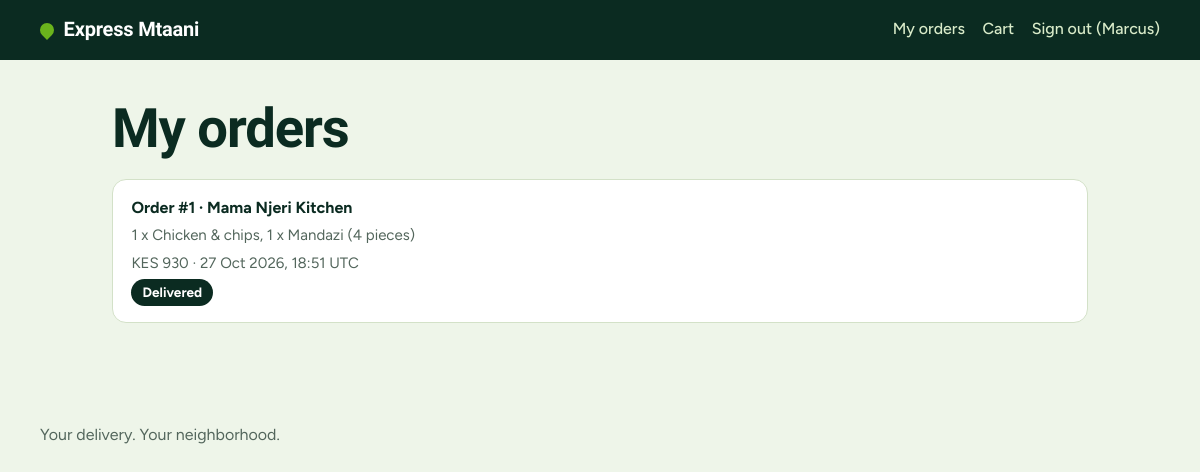
Screenshot of /account/orders (signed in) with the database file from the repository.
### app/models.py (models this page shows, shortened)
class User(UserMixin, db.Model):
    __tablename__ = "users"
    id = db.Column(db.Integer, primary_key=True)
    name = db.Column(db.String(80), nullable=False)
    email = db.Column(db.String(120), unique=True, nullable=False, index=True)
    phone = db.Column(db.String(20), nullable=False)
    password_hash = db.Column(db.String(255), nullable=False)
    role = db.Column(db.String(20), nullable=False, default="customer", index=True)
    active = db.Column(db.Boolean, nullable=False, default=True)
    approved = db.Column(db.Boolean, nullable=False, default=True)  # riders start unapproved
    created_at = db.Column(db.DateTime, nullable=False, default=utcnow)
    online = db.Column(db.Boolean, nullable=False, default=False)
    last_lat = db.Column(db.Float)
    last_lng = db.Column(db.Float)
    last_seen_at = db.Column(db.DateTime)
    @property
    def is_active(self):  # Flask-Login
        return bool(self.active)
    @property
    def first_name(self):
        return (self.name or "").split(" ")[0]

class Order(db.Model):
    __tablename__ = "orders"
    id = db.Column(db.Integer, primary_key=True)
    public_token = db.Column(
        db.String(64), unique=True, nullable=False, index=True,
        default=lambda: secrets.token_urlsafe(16),
    )
    customer_id = db.Column(db.Integer, db.ForeignKey("users.id"), nullable=False, index=True)
    rider_id = db.Column(db.Integer, db.ForeignKey("users.id"), index=True)
    shop_id = db.Column(db.Integer, db.ForeignKey("shops.id"), nullable=False)
    customer_name = db.Column(db.String(80), nullable=False)
    customer_phone = db.Column(db.String(20), nullable=False)
    pickup_name = db.Column(db.String(120), nullable=False)
    pickup_lat = db.Column(db.Float, nullable=False)
    pickup_lng = db.Column(db.Float, nullable=False)
    dest_address = db.Column(db.String(255), nullable=False)
    dest_lat = db.Column(db.Float, nullable=False)
    dest_lng = db.Column(db.Float, nullable=False)
    subtotal = db.Column(db.Integer, nullable=False)
    delivery_fee = db.Column(db.Integer, nullable=False)
    total = db.Column(db.Integer, nullable=False)
    payment_method = db.Column(db.String(30), nullable=False, default="cash_on_delivery")
    payment_status = db.Column(db.String(20), nullable=False, default="unpaid")  # unpaid | paid
    cash_collected_at = db.Column(db.DateTime)
    status = db.Column(db.String(20), nullable=False, default="placed", index=True)
    rider_lat = db.Column(db.Float)
    rider_lng = db.Column(db.Float)
    rider_updated_at = db.Column(db.DateTime)
    eta_seconds = db.Column(db.Integer)
    distance_m = db.Column(db.Integer)
    created_at = db.Column(db.DateTime, nullable=False, default=utcnow)
    accepted_at = db.Column(db.DateTime)
    delivered_at = db.Column(db.DateTime)
    customer = db.relationship("User", foreign_keys=[customer_id])
    rider = db.relationship("User", foreign_keys=[rider_id])
    shop = db.relationship("Shop")
    items = db.relationship("OrderItem", back_populates="order", cascade="all, delete-orphan")
    @property
    def status_label(self):
        return STATUS_LABELS.get(self.status, self.status)
    @property
    def items_summary(self):
        return ", ".join(f"{i.quantity} x {i.name}" for i in self.items)

class OrderItem(db.Model):
    __tablename__ = "order_items"
    id = db.Column(db.Integer, primary_key=True)
    order_id = db.Column(db.Integer, db.ForeignKey("orders.id"), nullable=False, index=True)
    product_id = db.Column(db.Integer, db.ForeignKey("products.id"))
    name = db.Column(db.String(120), nullable=False)       # product name at time of order
    unit_price = db.Column(db.Integer, nullable=False)     # price at time of order
    quantity = db.Column(db.Integer, nullable=False)
    order = db.relationship("Order", back_populates="items")

### app/storefront.py (the view)
@bp.get("/account/orders")
@roles_required("customer")
def my_orders():
    orders = (Order.query.filter_by(customer_id=current_user.id)
              .order_by(Order.created_at.desc()).limit(50).all())
    return render_template("my_orders.html", orders=orders)

### app/access.py (called while the page is built)
def roles_required(*roles):
    def decorator(view):
        @wraps(view)
        def wrapper(*args, **kwargs):
            if not current_user.is_authenticated:
                return redirect(url_for("auth.login", next=request.path))
            if current_user.role not in roles:
                abort(403)
            return view(*args, **kwargs)
        return wrapper
    return decorator

### app/models.py (called while the page is built)
@login_manager.user_loader
def load_user(user_id):
    try:
        user = db.session.get(User, int(user_id))
    except (TypeError, ValueError):
        return None
    if user and user.active and (user.role != "rider" or user.approved):
        return user
    return None

### app/storefront.py (called while the page is built)
def _cart():
    cart = session.get("cart")
    if not isinstance(cart, dict) or not isinstance(cart.get("items"), dict) or "shop_id" not in cart:
        return {"shop_id": None, "items": {}}
    return cart

@bp.app_context_processor
def inject_cart_count():
    items = _cart()["items"]
    return {"cart_count": sum(v for v in items.values() if isinstance(v, int))}

### app/utils.py (called while the page is built)
def kes(amount):
    return f"KES {int(amount):,}"

### app/templates/my_orders.html (shortened to what this page needs)
{% extends "base.html" %}
{% block content %}
<section class="page">
  <h1>My orders</h1>
  {% if orders %}
  <ul class="order-list">
    {% for o in orders %}
    <li>
      <a class="order-card" href="{{ url_for('shop.track', token=o.public_token) }}">
        <span class="order-card__title">Order #{{ o.id }} · {{ o.pickup_name }}</span>
        <span class="order-card__meta">{{ o.items_summary }}</span>
        <span class="order-card__meta">{{ o.total|kes }} · {{ o.created_at.strftime('%d %b %Y, %H:%M') }} UTC</span>
        <span class="badge badge--{{ o.status }}">{{ o.status_label }}</span>
      </a>
    </li>
    {% endfor %}
  </ul>
  {% else %}
  <p class="empty">You have not placed any orders yet.</p>
  <a class="btn btn--primary" href="{{ url_for('shop.home') }}">Browse products</a>
  {% endif %}
</section>
{% endblock %}

### app/templates/base.html (shortened to what this page needs)
<!doctype html>
<html lang="en">
<head>
  <link rel="stylesheet" href="{{ url_for('static', filename='css/style.css') }}">
</head>
<body>
  <header class="site-header">
    <a class="brand" href="{{ url_for('shop.home') }}">
      <span class="brand__mark" aria-hidden="true"></span>Express Mtaani
    </a>
    <nav class="site-nav" aria-label="Main">
      {% if current_user.is_authenticated %}
        {% if current_user.role == 'admin' %}
          <a href="{{ url_for('admin.dashboard') }}">Admin</a>
        {% elif current_user.role == 'rider' %}
          <a href="{{ url_for('rider.dashboard') }}">Deliveries</a>
        {% else %}
          <a href="{{ url_for('shop.my_orders') }}">My orders</a>
        {% endif %}
        {% if current_user.role == 'customer' %}
          <a href="{{ url_for('shop.cart') }}">Cart{% if cart_count %} ({{ cart_count }}){% endif %}</a>
        {% endif %}
        <form method="post" action="{{ url_for('auth.logout') }}" class="inline-form">
          <button type="submit" class="link-button">Sign out ({{ current_user.first_name }})</button>
        </form>
      {% else %}
        <a href="{{ url_for('shop.cart') }}">Cart{% if cart_count %} ({{ cart_count }}){% endif %}</a>
        <a href="{{ url_for('auth.login') }}">Sign in</a>
        <a href="{{ url_for('auth.register') }}">Sign up</a>
        <a href="{{ url_for('auth.rider_register') }}">Ride with us</a>
      {% endif %}
    </nav>
  </header>
  <main id="main">
    {% block content %}{% endblock %}
  </main>
  <footer class="site-footer">
    <p>Your delivery. Your neighborhood.</p>
  </footer>
</body>
</html>

### app/static/css/style.css (style rules this page uses)
:root { --green-900: #0b2b21; --green-700: #1b5a2a; --lime: #6ab31c; --lime-soft: #e3f1d0; --lime-text: #2f6b0a; --mint: #eef5e9; --surface: #ffffff; --line: #d3e1c8; --muted: #53665c; --danger: #b3261e; --danger-soft: #fbe9e7; --radius: 14px; --font-display: "Bricolage Grotesque", "Segoe UI", system-ui, sans-serif; --font-body: "Figtree", "Segoe UI", system-ui, sans-serif; }
*, *::before, *::after { box-sizing: border-box; }
html { -webkit-text-size-adjust: 100%; }
body { margin: 0; font-family: var(--font-body); font-size: 1rem; line-height: 1.55; color: var(--green-900); background: var(--mint); }
a { color: var(--lime-text); }
h1, h2 { font-family: var(--font-display); font-weight: 800; line-height: 1.08; letter-spacing: -0.02em; margin: 0 0 .5rem; }
h1 { font-size: clamp(2rem, 6vw, 3.4rem); }
p { margin: 0 0 1rem; }
.site-header { display: flex; align-items: center; justify-content: space-between; gap: 1rem; padding: .9rem clamp(1rem, 4vw, 2.5rem); background: var(--green-900); color: #fff; }
.brand { display: inline-flex; align-items: center; gap: .6rem; color: #fff; text-decoration: none; font-family: var(--font-display); font-weight: 800; font-size: 1.25rem; letter-spacing: -0.01em; }
.brand__mark { width: 14px; height: 14px; border-radius: 50% 50% 50% 0; transform: rotate(-45deg); background: var(--lime); }
.site-nav { display: flex; gap: 1.1rem; flex-wrap: wrap; }
.site-nav a { color: #d9ebc9; text-decoration: none; font-weight: 500; }
.site-footer { padding: 2rem clamp(1rem, 4vw, 2.5rem); color: var(--muted); }
.page { max-width: 1040px; margin: 0 auto; padding: clamp(1.25rem, 4vw, 2.5rem) clamp(1rem, 4vw, 2rem) 3rem; }
.order-list { list-style: none; padding: 0; margin: 1.25rem 0; display: grid; gap: .75rem; }
.order-card { display: grid; gap: .25rem; padding: 1rem 1.15rem; background: var(--surface); border: 1px solid var(--line); border-radius: var(--radius); text-decoration: none; color: inherit; }
.order-card__title { font-weight: 700; }
.order-card__meta { color: var(--muted); font-size: .94rem; }
.badge { display: inline-block; justify-self: start; padding: .2rem .7rem; border-radius: 999px; font-size: .85rem; font-weight: 700; background: var(--lime-soft); color: var(--green-900); }
.badge--delivered { background: var(--green-900); color: #fff; }
.inline-form { display: inline; margin: 0; }
.link-button { background: none; border: 0; padding: 0; font: inherit; font-weight: 500; color: inherit; text-decoration: underline; cursor: pointer; }
.site-nav .link-button { color: #d9ebc9; text-decoration: none; }

### rows the page displays
User: first_name "Marcus"
Order: id "1", pickup_name "Mama Njeri Kitchen", items_summary "1 x Chicken & chips, 1 x Mandazi (4 pieces)", total|kes "KES 930", created_at "27 Oct 2026, 18:51", status_label "Delivered"
